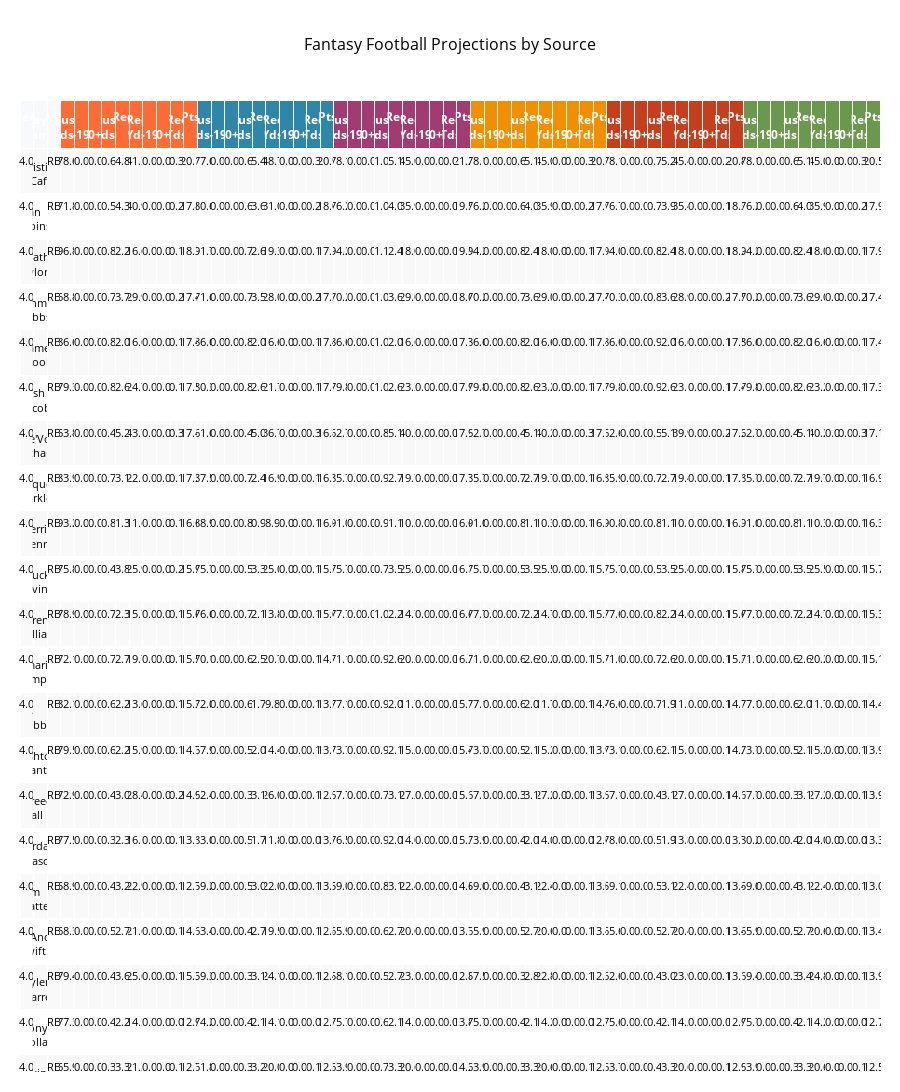

Notebook code for this chart:
### Code cell
def peek_proj_stats(wk, pos_filter = ['QB', 'RB', 'WR', 'TE']):
    # Build Dataframe
    FULL = LINEUPS[
        (LINEUPS['week'] == wk) &                           # Filter by Week
        LINEUPS['primaryPosition'].isin(pos_filter)         # Filter by Position
    ]

    # Relevant Stats
    relevant_stats = {
        'QB': ['_passingYards', '_passingTouchdowns', '_passingInterceptions', '_rushingYards', '_rushingTouchdowns', '_Points'],
        'RB': ['_rushingYards', '_rushingTouchdowns', '_receivingReceptions', '_receivingYards', '_receivingTouchdowns', '_Points'],
        'WR': ['_receivingReceptions', '_receivingYards', '_receivingTouchdowns', '_Points'],
        'TE': ['_receivingReceptions', '_receivingYards', '_receivingTouchdowns', '_Points']
    }
    # Get all relevant stats for the positions in pos_filter
    position_stats = []
    for position in pos_filter:
        if position in relevant_stats:
            position_stats.extend(relevant_stats[position])
    
    # Remove duplicates while preserving order
    position_stats = list(dict.fromkeys(position_stats))


    # Column Selection
    base_cols = ['week', 'player_name', 'primaryPosition']
    relevant_cols = [
        col for col in FULL.columns 
        if any(stat_suffix in col for stat_suffix in position_stats)
    ]

    all_cols = base_cols + relevant_cols
    selected_cols = list(dict.fromkeys(all_cols))

    SLIM = FULL[selected_cols]
        
    def get_column_priority(col):
        prefixes = ['ESPN_', 'FP_', 'MEAN_', 'BOL_', 'PINNY_', 'TRUE_']
        suffixes = ['passingYards', 'passingTouchdowns', 'passingInterceptions', 
                    'rushingYards', 'rushingTouchdowns', 'receivingReceptions',
                    'receivingYards', 'receivingTouchdowns', 'Points']

        # Get prefix priority (or max if not found)
        prefix_priority = next((i for i, prefix in enumerate(prefixes) if col.startswith(prefix)), len(prefixes))

        # Get suffix priority (or max if not found)  
        suffix_priority = next((i for i, suffix in enumerate(suffixes) if suffix in col), len(suffixes))

        return (prefix_priority, suffix_priority)  # Put non-prefixed columns at the end
    
    # Separate base columns from prefixed columns
    base_columns = ['week', 'player_name', 'primaryPosition']
    other_columns = [col for col in SLIM.columns if col not in base_columns]
    
    # Sort other columns by prefix
    sorted_other_cols = sorted(other_columns, key=get_column_priority)
    
    # Reorder columns: base columns first, then sorted prefixed columns
    final_column_order = base_columns + sorted_other_cols
    SLIM = SLIM[final_column_order]

    # Round
    numeric_cols = SLIM.select_dtypes(include=['number']).columns
    SLIM[numeric_cols] = SLIM[numeric_cols].round(2)

    # Rename
    column_name_mapping = {
        'passingYards': 'PASS_YDS',
        'passingTouchdowns': 'PASS_TDS', 
        'passingInterceptions': 'PASS_INT',
        'rushingYards': 'RUSH_YDS',
        'rushingTouchdowns': 'RUSH_TDS',
        'receivingReceptions': 'REC',
        'receivingYards': 'REC_YDS',
        'receivingTouchdowns': 'REC_TDS',
        'Points': "PTS"
    }
    
    # Rename columns using the mapping
    def rename_column(col_name):
        for long_name, short_name in column_name_mapping.items():
            if long_name in col_name:
                col_name = col_name.replace(long_name, short_name)
        return col_name
    
    # Apply the renaming
    SLIM.columns = [rename_column(col) for col in SLIM.columns]
    
    return SLIM#.sort_values(by='TRUE_Points', ascending=False)

proj = peek_proj_stats(wk=curr_week, pos_filter=['RB']).sort_values(['TRUE_PTS'], ascending=False)
#proj
plotly_table = create_plotly_spanned_table(proj)
plotly_table

### Figure 1 — Plotly figure (JSON) as saved in the notebook; plotly's stock layout.template omitted (floating-point values rounded to 4 significant figures; data arrays with more than 128 entries replaced by an {"elided": "..."} marker saying what was removed)
{"data": [{"cells": {"align": "center", "fill": {"color": {"elided": "63x152 str values"}}, "font": {"color": "black", "size": 11}, "height": 30, "values": {"elided": "63x76 str values"}}, "header": {"align": "center", "fill": {"color": ["#f8f9fa", "#f8f9fa", "#f8f9fa", "#FF6B35", "#FF6B35", "#FF6B35", "#FF6B35", "#FF6B35", "#FF6B35", "#FF6B35", "#FF6B35", "#FF6B35", "#FF6B35", "#2E86AB", "#2E86AB", "#2E86AB", "#2E86AB", "#2E86AB", "#2E86AB", "#2E86AB", "#2E86AB", "#2E86AB", "#2E86AB", "#A23B72", "#A23B72", "#A23B72", "#A23B72", "#A23B72", "#A23B72", "#A23B72", "#A23B72", "#A23B72", "#A23B72", "#F18F01", "#F18F01", "#F18F01", "#F18F01", "#F18F01", "#F18F01", "#F18F01", "#F18F01", "#F18F01", "#F18F01", "#C73E1D", "#C73E1D", "#C73E1D", "#C73E1D", "#C73E1D", "#C73E1D", "#C73E1D", "#C73E1D", "#C73E1D", "#C73E1D", "#6A994E", "#6A994E", "#6A994E", "#6A994E", "#6A994E", "#6A994E", "#6A994E", "#6A994E", "#6A994E", "#6A994E"]}, "font": {"color": "white", "size": 12}, "height": 40, "values": ["<b>Week</b>", "<b>Player Name</b>", "<b>Primaryposition</b>", "<b>Rush Yds</b>", "<b>Rush Yds100-199Game</b>", "<b>Rush Yds200+Game</b>", "<b>Rush Tds</b>", "<b>Rec</b>", "<b>Rec Yds</b>", "<b>Rec Yds100-199Game</b>", "<b>Rec Yds200+Game</b>", "<b>Rec Tds</b>", "<b>Pts</b>", "<b>Rush Yds</b>", "<b>Rush Yds100-199Game</b>", "<b>Rush Yds200+Game</b>", "<b>Rush Tds</b>", "<b>Rec</b>", "<b>Rec Yds</b>", "<b>Rec Yds100-199Game</b>", "<b>Rec Yds200+Game</b>", "<b>Rec Tds</b>", "<b>Pts</b>", "<b>Rush Yds</b>", "<b>Rush Yds100-199Game</b>", "<b>Rush Yds200+Game</b>", "<b>Rush Tds</b>", "<b>Rec</b>", "<b>Rec Yds</b>", "<b>Rec Yds100-199Game</b>", "<b>Rec Yds200+Game</b>", "<b>Rec Tds</b>", "<b>Pts</b>", "<b>Rush Yds</b>", "<b>Rush Yds100-199Game</b>", "<b>Rush Yds200+Game</b>", "<b>Rush Tds</b>", "<b>Rec</b>", "<b>Rec Yds</b>", "<b>Rec Yds100-199Game</b>", "<b>Rec Yds200+Game</b>", "<b>Rec Tds</b>", "<b>Pts</b>", "<b>Rush Yds</b>", "<b>Rush Yds100-199Game</b>", "<b>Rush Yds200+Game</b>", "<b>Rush Tds</b>", "<b>Rec</b>", "<b>Rec Yds</b>", "<b>Rec Yds100-199Game</b>", "<b>Rec Yds200+Game</b>", "<b>Rec Tds</b>", "<b>Pts</b>", "<b>Rush Yds</b>", "<b>Rush Yds100-199Game</b>", "<b>Rush Yds200+Game</b>", "<b>Rush Tds</b>", "<b>Rec</b>", "<b>Rec Yds</b>", "<b>Rec Yds100-199Game</b>", "<b>Rec Yds200+Game</b>", "<b>Rec Tds</b>", "<b>Pts</b>"]}, "type": "table"}], "layout": {"annotations": [{"bgcolor": "#FF6B35", "bordercolor": "#FF6B35", "borderpad": 4, "borderwidth": 1, "font": {"color": "#FF6B35", "size": 14}, "showarrow": false, "text": "<b>ESPN</b>", "x": 0.119, "xref": "paper", "y": 1.15, "yref": "paper"}, {"bgcolor": "#2E86AB", "bordercolor": "#2E86AB", "borderpad": 4, "borderwidth": 1, "font": {"color": "#2E86AB", "size": 14}, "showarrow": false, "text": "<b>FP</b>", "x": 0.2778, "xref": "paper", "y": 1.15, "yref": "paper"}, {"bgcolor": "#A23B72", "bordercolor": "#A23B72", "borderpad": 4, "borderwidth": 1, "font": {"color": "#A23B72", "size": 14}, "showarrow": false, "text": "<b>BOL</b>", "x": 0.4365, "xref": "paper", "y": 1.15, "yref": "paper"}, {"bgcolor": "#F18F01", "bordercolor": "#F18F01", "borderpad": 4, "borderwidth": 1, "font": {"color": "#F18F01", "size": 14}, "showarrow": false, "text": "<b>PINNY</b>", "x": 0.5952, "xref": "paper", "y": 1.15, "yref": "paper"}, {"bgcolor": "#C73E1D", "bordercolor": "#C73E1D", "borderpad": 4, "borderwidth": 1, "font": {"color": "#C73E1D", "size": 14}, "showarrow": false, "text": "<b>TRUE</b>", "x": 0.754, "xref": "paper", "y": 1.15, "yref": "paper"}, {"bgcolor": "#6A994E", "bordercolor": "#6A994E", "borderpad": 4, "borderwidth": 1, "font": {"color": "#6A994E", "size": 14}, "showarrow": false, "text": "<b>MEAN</b>", "x": 0.9127, "xref": "paper", "y": 1.15, "yref": "paper"}], "height": 2810, "margin": {"b": 20, "l": 20, "r": 20, "t": 100}, "title": {"font": {"color": "black", "size": 16}, "text": "Fantasy Football Projections by Source", "x": 0.5}}}
